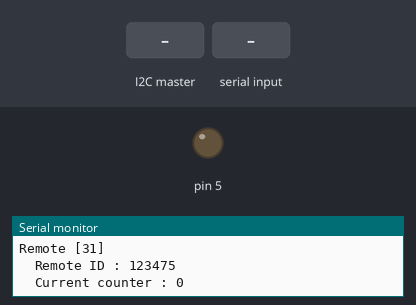
Recording of a sketch running on a simulated Arduino Uno, built with avr-gcc and run on an emulated ATmega328P. On the bench: output pins drawn as LEDs (lit = HIGH), the last lines printed to the serial monitor. Inputs (shaded band) come from the test bench. EEPROM starts erased.

Above: at 3.6 s.
3.7 s: the I2C master sends the byte 0
At 3.87 s:
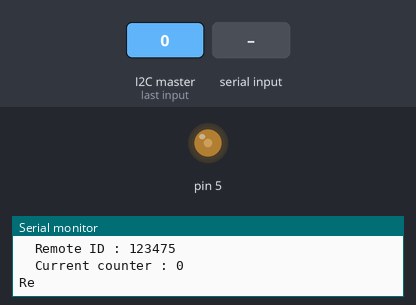
6.7 s: "90,45\n" received over Serial
At 6.93 s:
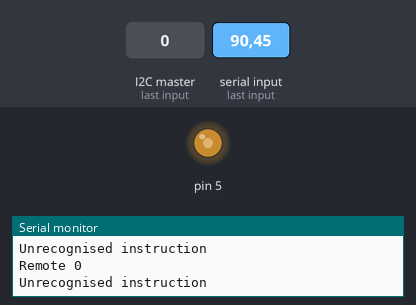
9.7 s: the I2C master sends "u"
12.7 s: "u90\n" received over Serial
15.7 s: the I2C master sends "s"
18.7 s: "s90\n" received over Serial
Timing chart, 0 to 21.7 s (numbered marks = the images above; inputs shaded):
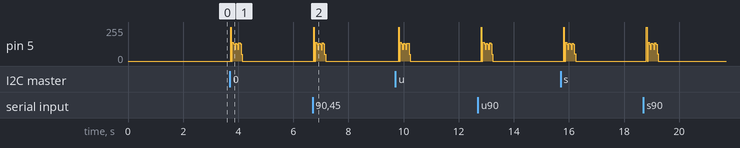

The sketch:

Arduino_SomfyRTS.ino
```cpp
#include <EEPROM.h>
#include <Wire.h>
#define PORT_TX 5

#define SYMBOL 640
#define RAISE 0x2
#define STOP 0x1
#define LOWER 0x4
#define PROG 0x8
#define EEPROM_ADDRESS 0

#define VERSION 1

// Define Slave I2C Address
#define SLAVE_ADDR 9

//Adapted from https://www.romainpiquard.fr/article-133-controler-ses-volets-somfy-avec-un-arduino.php

byte frame[7];
byte checksum;
const int remoteCount = 32;

struct Remote
{
  unsigned long remoteID;
  unsigned int rollingCode;
};

struct SomfyController
{
  int appVersion;
  Remote remotes[remoteCount];
};


SomfyController somfyControllers;
Remote newRemotes [remoteCount];

void BuildFrame(unsigned long remoteID, unsigned int rollingCode, byte *frame, byte button);
void SendCommand(byte *frame, byte sync);
void processRTSCommand(String data);
void readSerial();
void receiveI2C();


void setup()
{
  Wire.begin(SLAVE_ADDR);
  Serial.begin(9600);
  DDRD |= 1<<PORT_TX;
  PORTD &= !(1<<PORT_TX);

  EEPROM.get(EEPROM_ADDRESS, somfyControllers);

  if (somfyControllers.appVersion < VERSION)
  {
    Serial.println("The version of the application in memory is not in the correct version or the memory is empty");
    somfyControllers.appVersion = VERSION;

    for (int i=0; i< remoteCount; i++) {
      newRemotes[i] = {0x123456 + i, 0};
    }
    memcpy(&somfyControllers.remotes, &newRemotes, sizeof(newRemotes));
    EEPROM.put(EEPROM_ADDRESS, somfyControllers);
  }

  for (int i = 0; i < (sizeof(somfyControllers.remotes) / sizeof(Remote)); i++)
  {
    Remote currentRemote = somfyControllers.remotes[i];
    Serial.print("Remote ["); Serial.print(i); Serial.println("]");
    Serial.print("\tRemote ID : "); Serial.println(currentRemote.remoteID, HEX);
    Serial.print("\tCurrent counter : "); Serial.println(currentRemote.rollingCode);
  }

  Wire.onReceive(receiveI2C);
}

void loop()
{
  readSerial();
  delay(10);
}

void receiveI2C() {
  if (Wire.available()) { // slave may send less than requested
    char instruction = Wire.read(); // receive a byte as character
    int remote = Wire.read();
    processRTSCommand(instruction, remote);
  }
}


void readSerial() {
  if (Serial.available())
  {
    char instruction = Serial.read();
    int remote = Serial.parseInt();
    while (Serial.available())
    {
      Serial.read();
      delay(10);
    }
    processRTSCommand(instruction, remote);
  }
}


void processRTSCommand(char instruction, int remotePosition) {

      Serial.print("Remote "); Serial.println(remotePosition);

      Remote remote = somfyControllers.remotes[remotePosition];
      unsigned long remoteID = remote.remoteID;
      unsigned int rollingCode = remote.rollingCode;

      Serial.println("");
      if (instruction == 'u')
      {
        Serial.println("Raise");
        BuildFrame(remoteID, rollingCode, frame, RAISE);
       }
      else if (instruction == 's')
      {
        Serial.println("Stop");
        BuildFrame(remoteID, rollingCode, frame, STOP);
      }
      else if (instruction == 'd')
      {
        Serial.println("Lower");
        BuildFrame(remoteID, rollingCode, frame, LOWER);
      }
      else if (instruction == 'p')
      {
        Serial.println("Prog");
        BuildFrame(remoteID, rollingCode, frame, PROG);
      }
      else
      {
        Serial.println("Unrecognised instruction");
      }

      Serial.println("");
      SendCommand(frame, 2);
      for (int i = 0; i < 2; i++)
      {
        SendCommand(frame, 7);
      }

      //Increments the counter and saves it in memory
      somfyControllers.remotes[remotePosition].rollingCode++;
      EEPROM.put(EEPROM_ADDRESS, somfyControllers);

}


void BuildFrame(unsigned long remoteID, unsigned int rollingCode, byte *frame, byte button)
{
  frame[0] = 0xA7;
  frame[1] = button << 4;
  frame[2] = rollingCode >> 8;
  frame[3] = rollingCode;
  frame[4] = remoteID >> 16;
  frame[5] = remoteID >>  8;
  frame[6] = remoteID;

  Serial.print("Frame         : ");
  for (byte i = 0; i < 7; i++)
  {
    if (frame[i] >> 4 == 0)
    {
      Serial.print("0");
    }
    Serial.print(frame[i], HEX); Serial.print(" ");
  }

  checksum = 0;
  for (byte i = 0; i < 7; i++)
  {
    checksum = checksum ^ frame[i] ^ (frame[i] >> 4);
  }
  checksum &= 0b1111;

  frame[1] |= checksum;


  Serial.println(""); Serial.print("Avec checksum : ");
  for (byte i = 0; i < 7; i++)
  {
    if (frame[i] >> 4 == 0)
    {
      Serial.print("0");
    }
    Serial.print(frame[i], HEX); Serial.print(" ");
  }

  for (byte i = 1; i < 7; i++)
  {
    frame[i] ^= frame[i-1];
  }

  Serial.println(""); Serial.print("Obfuscation    : ");
  for (byte i = 0; i < 7; i++)
  {
    if (frame[i] >> 4 == 0)
    {
      Serial.print("0");
    }
    Serial.print(frame[i], HEX); Serial.print(" ");
  }
  Serial.println("");
  Serial.print("Compteur  : "); Serial.println(rollingCode);
}

void SendCommand(byte *frame, byte sync)
{
  if (sync == 2)
  {
    PORTD |= 1<<PORT_TX;
    delayMicroseconds(9415);
    PORTD &= !(1<<PORT_TX);
    delayMicroseconds(89565);
  }

  for (int i = 0; i < sync; i++)
  {
    PORTD |= 1<<PORT_TX;
    delayMicroseconds(4*SYMBOL);
    PORTD &= !(1<<PORT_TX);
    delayMicroseconds(4*SYMBOL);
  }

  PORTD |= 1<<PORT_TX;
  delayMicroseconds(4550);
  PORTD &= !(1<<PORT_TX);
  delayMicroseconds(SYMBOL);

  for (byte i = 0; i < 56; i++)
  {
    if (((frame[i/8] >> (7 - (i%8))) & 1) == 1)
    {
      PORTD &= !(1<<PORT_TX);
      delayMicroseconds(SYMBOL);
      PORTD ^= 1<<PORT_TX;
      delayMicroseconds(SYMBOL);
    }
    else
    {
      PORTD |= (1<<PORT_TX);
      delayMicroseconds(SYMBOL);
      PORTD ^= 1<<PORT_TX;
      delayMicroseconds(SYMBOL);
    }
  }

  PORTD &= !(1<<PORT_TX);
  delayMicroseconds(30415);
}
```
